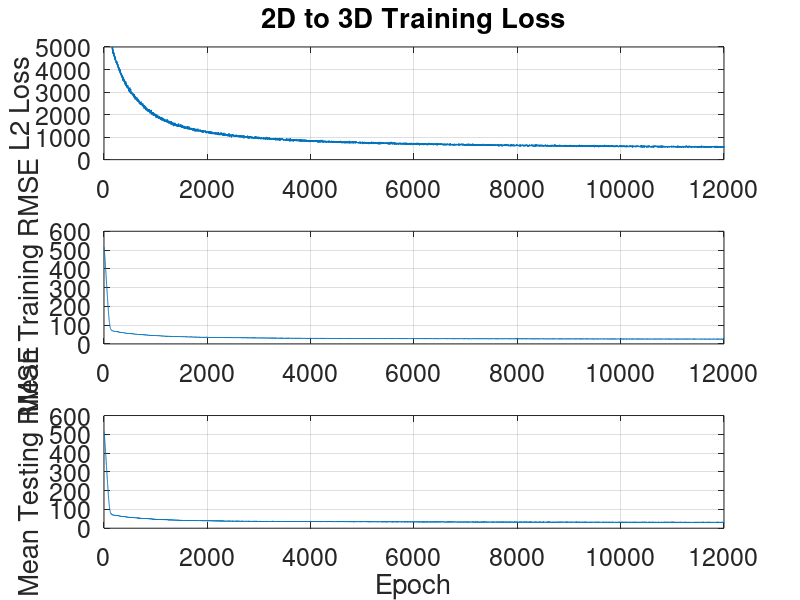

Write the MATLAB code that produced this figure.
% plot loss
loss = csvread('log_numLayers5_epochs12000_drop0.6_lr0.001.csv');

subplot(3,1,1)
plot(loss(:,1))
ylim([0 5000])
ylabel('L2 Loss')
title('2D to 3D Training Loss')
set(gca, 'FontSize', 18)
grid on

subplot(3,1,2)
plot(loss(:,2))
ylabel('Mean Training RMSE')
set(gca, 'FontSize', 18)
grid on

subplot(3,1,3)
plot(loss(:,3))
xlabel('Epoch')
ylabel('Mean Testing RMSE')
set(gca, 'FontSize', 18)
grid on


